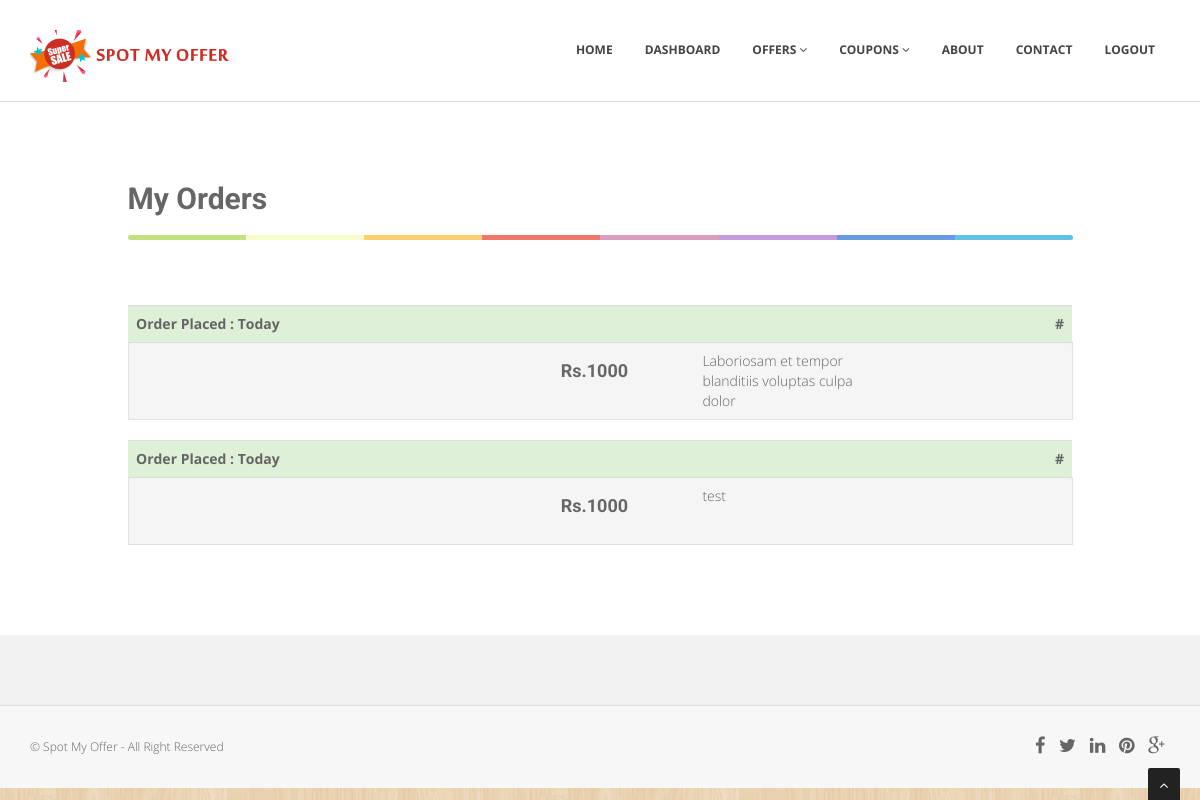
Page /user-my-orders (signed in) on the committed database.
### frontend/models.py (models this page shows, shortened)
class Orders(models.Model):
    id = models.AutoField(primary_key=True, null=False)
    offerid = models.IntegerField(null=True)
    userid = models.IntegerField(null=True)
    shopid = models.IntegerField(null=True)
    price = models.IntegerField(null=True)
    address = models.TextField(null=True)
    couponcode = models.CharField(max_length=100, null=True)
    timestamp = models.CharField(max_length=100, null=True)
    active = models.IntegerField(null=True)
    redeem_time = models.CharField(max_length=100, null=True)

### frontend/views.py (the view)
# urls.py: path('user-my-orders', views.user_my_orders, name='my_orders'),
def user_my_orders(request):
    orders = Orders.objects.filter(userid=request.session['user_id'])
    """"
    shop_details = Shop.objects.get(id=orders.shopid)
    offer_details = Offer.objects.get(id=orders.offerid)
    """
    context = {'orders':orders }
    return render(request, 'my-orders.html', context )

### frontend/templates/my-orders.html (shortened to what this page needs)
{% load static %}
{% include "includes/header.html" %}
	<section id="content">
		<div class="container">
			<div class="row">
				<div class="col-xs-10 col-xs-offset-1">
					<h2>My Orders</h2>
					<hr class="colorgraph">
					<br>
					<br>
      {% if orders %}
        {% for i in orders %}
					<table class="table table-striped table-hover">
						<tr class="success">
							<th colspan="3">Order Placed : Today</th>
							<th colspan="2" style="text-align:right">#</th>
						</tr>
						<tr class="well">
							<td width="20%"></td>
							<td width="25%"></td>
							<td width="15%"><h4>Rs.{{ i.price }}</h4></td>
							<td width="20%">{{ i.address }}</td>
							<td width="20%">
							</td>
						</tr>
					</table>
					        {% endfor %}
        {% else %}
        <h4>No offers found in {{ request.session.location }} </h4>
        <h4><a href="/user-offer">Change Location</a></h4>
        {% endif %}
				</div>
			</div>
		</div>
	</section>
{% include "includes/footer.html" %}

### static/css/style.css (style rules this page uses)
body { font-family:'Open Sans', Arial, sans-serif; font-size:14px; font-weight:300; line-height:1.6em; color:#656565; }
h1,h2, h3, h4, h5, h6 { font-family:'Roboto', sans-serif; font-weight:700; line-height:1.1em; color:#666; margin-bottom: 20px; }
.row,.row-fluid { margin-bottom:30px; }
#content { position:relative; background:#fff; padding:60px 0 40px 0; }
.colorgraph { height: 5px; border-top: 0; background: #c4e17f; border-radius: 5px; background-image: -webkit-linear-gradient(left, #c4e17f, #c4e17f 12.5%, #f7fdca 12.5%, #f7fdca 25%, #fecf71 25%, #fecf71 37.5%, #f0776c 37.5%, #f0776c 50%, #db9dbe 50%, #db9dbe 62.5%, #c49cde 62.5%, #c49cde 75%, #669ae1 75%, #669ae1 87.5%, #62c2e4 87.5%, #62c2e4); background-image: -moz-linear-gradient(left, #c4e17f, #c4e17f 12.5%, #f7fdca 12.5%, #f7fdca 25%, #fecf71 25%, #fecf71 37.5%, #f0776c 37.5%, #f0776c 50%, #db9dbe 50%, #db9dbe 62.5%, #c49cde 62.5%, #c49cde 75%, #669ae1 75%, #669ae1 87.5%, #62c2e4 87.5%, #62c2e4); background-image: -o-linear-gradient(left, #c4e17f, #c4e17f 12.5%, #f7fdca 12.5%, #f7fdca 25%, #fecf71 25%, #fecf71 37.5%, #f0776c 37.5%, #f0776c 50%, #db9dbe 50%, #db9dbe 62.5%, #c49cde 62.5%, #c49cde 75%, #669ae1 75%, #669ae1 87.5%, #62c2e4 87.5%, #62c2e4); background-image: linear-gradient(to right, #c4e17f, #c4e17f 12.5%, #f7fdca 12.5%, #f7fdca 25%, #fecf71 25%, #fecf71 37.5%, #f0776c 37.5%, #f0776c 50%, #db9dbe 50%, #db9dbe 62.5%, #c49cde 62.5%, #c49cde 75%, #669ae1 75%, #669ae1 87.5%, #62c2e4 87.5%, #62c2e4); }

### static/bodybg/bg1.css (style rules this page uses)
body { background: url(../img/bodybg/bg1.png) repeat left top; }

### rows in the picture
Orders: price "1000", address "Laboriosam et tempor blanditiis voluptas culpa dolor"
Orders: price "1000", address "test"
